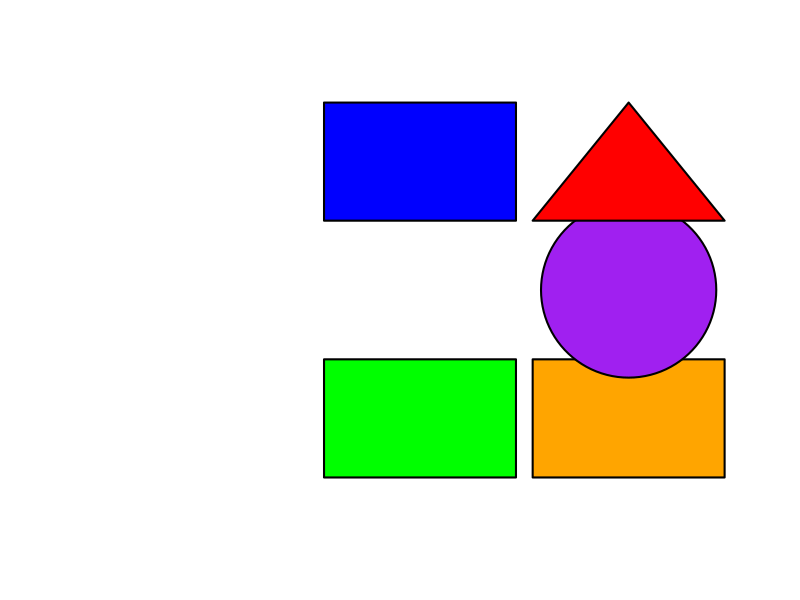
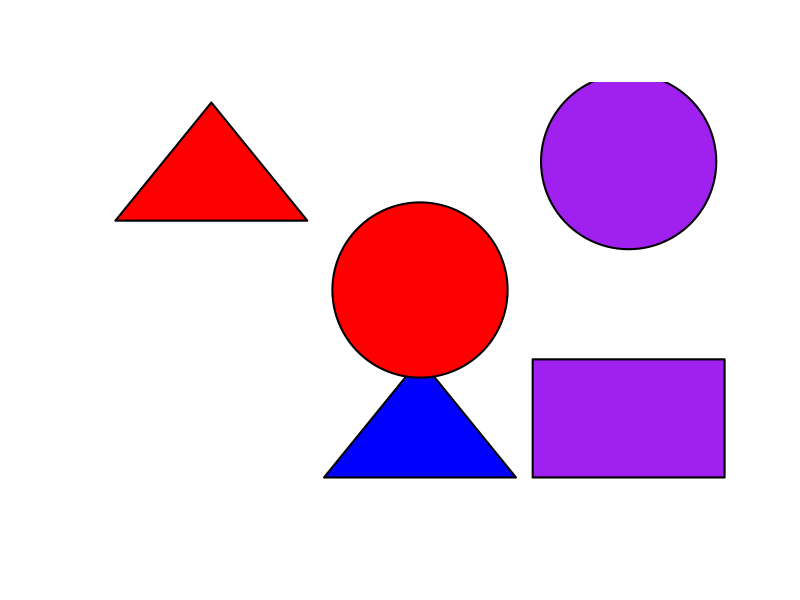
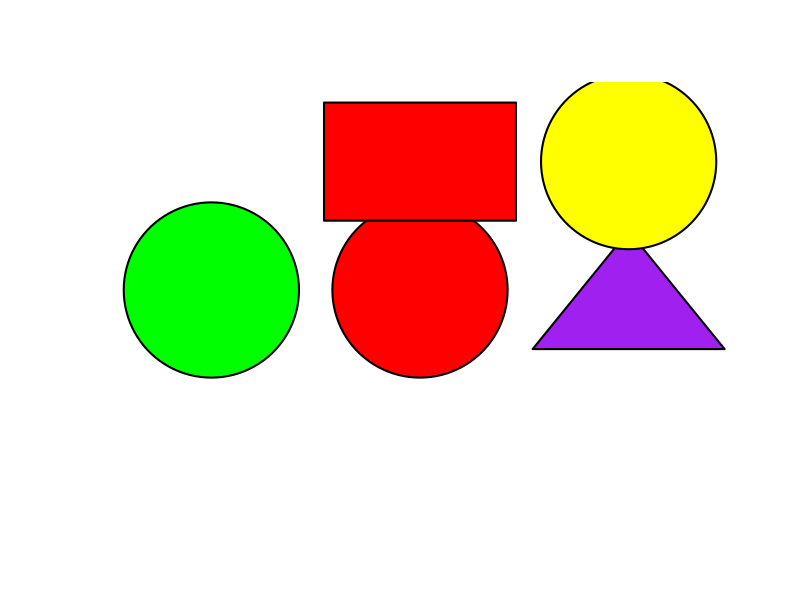
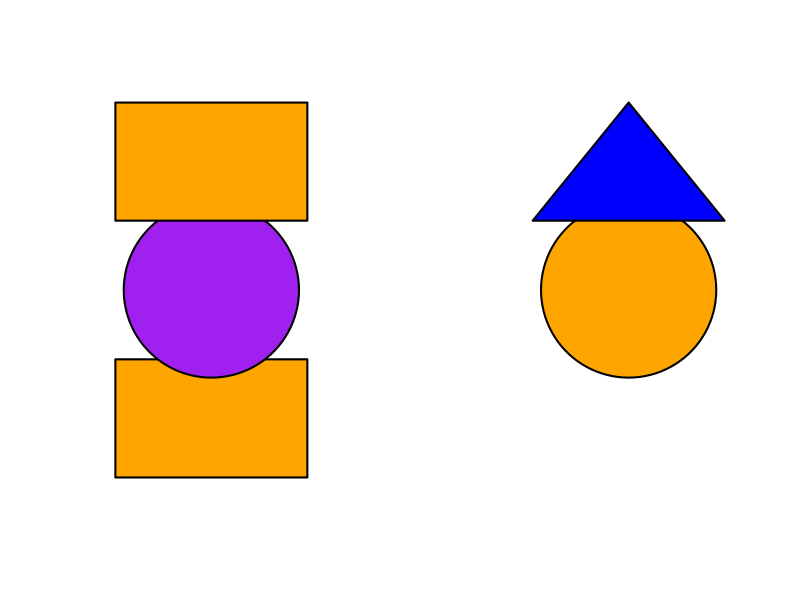
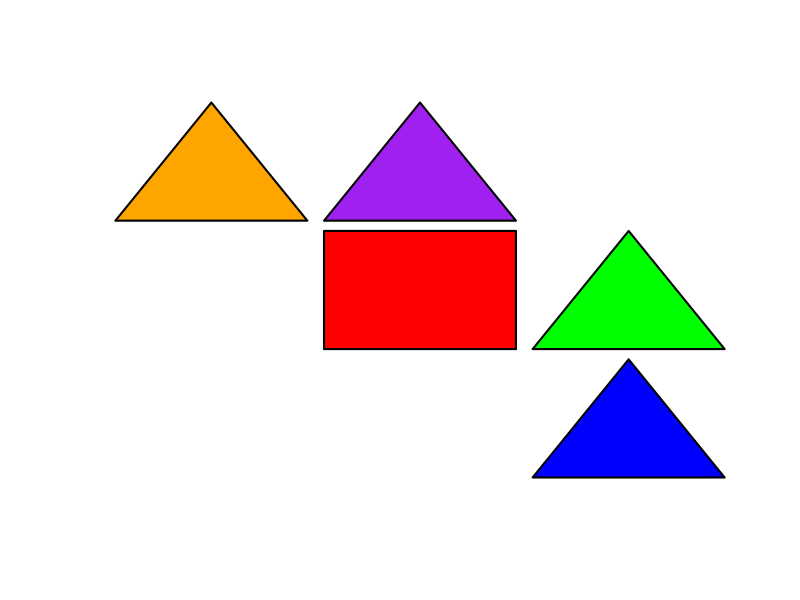
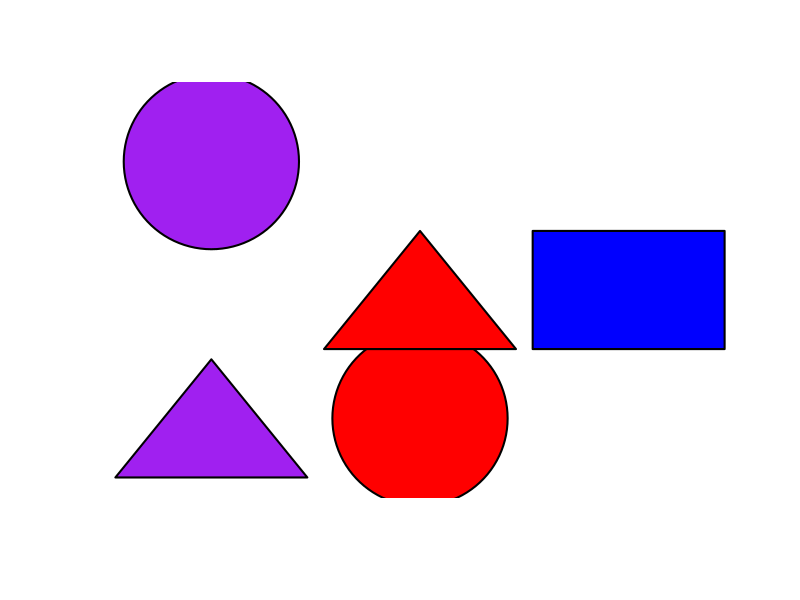
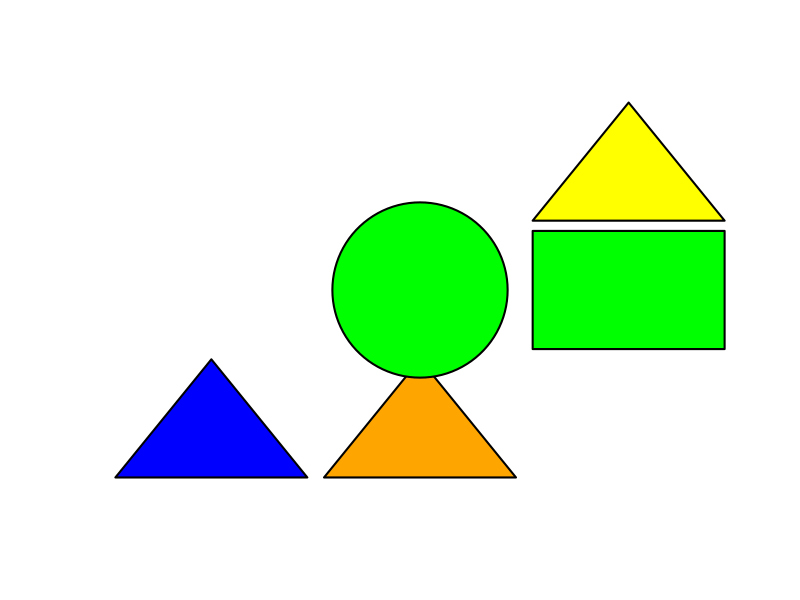
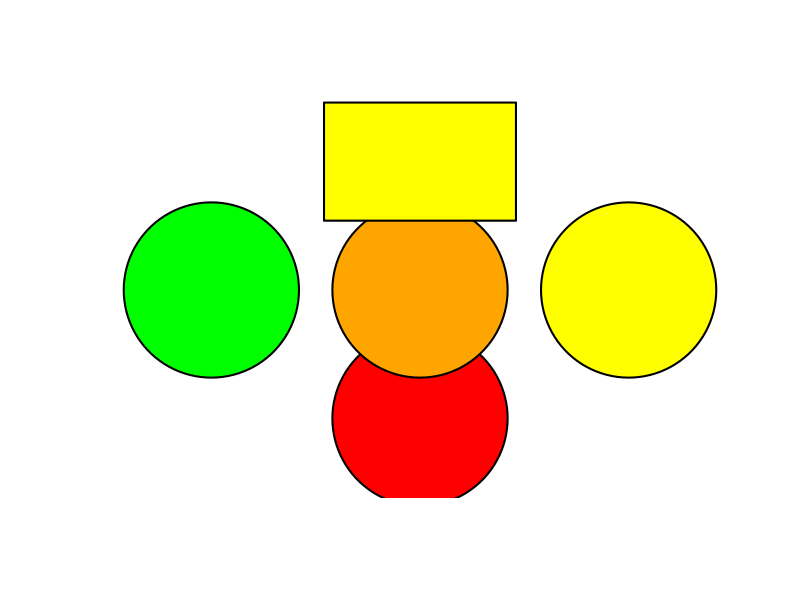

Source code (R) for these figures, in order: (Note: a time limit stopped this script after it produced the figures.)
require(grDevices)
library(plotrix)
library(data.table)

# coordinates & colors ----------------------------------------------------------
# central coordinates
x <- 25
y <- 25
cent_coords_x <- c()
cent_coords_y <- c()
for (i in 1:3){
  for (j in 1:3){
    cent_coords_x <- append(cent_coords_x,x)
    cent_coords_y <- append(cent_coords_y,y)
    x <- x + 50
  }
  y <- y + 50
  x <- 25
}
# corner coordinates
x <- 2
y <- 2
corn_coords_x <- c()
corn_coords_y <- c()
for (i in 1:3){
  for (j in 1:3){
    corn_coords_x <- append(corn_coords_x,x)
    corn_coords_y <- append(corn_coords_y,y)
    x <- x + 50
  }
  y <- y + 50
  x <- 2
}
# colors (szín is hungarian for color, színek is plural)
szinek <- c("red","blue","green","yellow","orange","purple")

# generate prototypes ----------------------------------------------------

for (z in 1:10){
  pict <- c(0,0,0,0,0,0,0,0,0)
  ok <- FALSE
  while (ok == FALSE){
    while (sum(pict == 0) > 4){
      k <- sample(1:9,1)
      if (pict[k] == 0){
        pict[k] <- 1
      }
    }
    # prototypeX - contains arrangement info
    eval(parse(text=paste("prototype",z," <- pict", sep="")))
    # we need to compare current prototype to the rest, so that arrangements are unique
    if (z > 1){
      check <- 0
      for (j in 2:z){
        eval(parse(text=paste("if (all(prototype",z," == prototype",j-1,")){}else{check <- check + 1}", sep="")))
        if (check == z-1){
          ok <- TRUE
        }
      }
    } else {
      ok <- TRUE
    }
  }
  # prototypeXsha - contains shape info (+arrangement)
  eval(parse(text=paste("prototype",z,"sha <- pict", sep="")))
  for (i in 1:9){
    eval(parse(text=paste("if (prototype",z,"sha[i] > 0){prototype",z,"sha[i] <- sample(1:3,1)}", sep="")))
  }
  # prototypeXcol - contains color info (+arrangement)
  eval(parse(text=paste("prototype",z,"col <- pict", sep="")))
  for (i in 1:9){
    eval(parse(text=paste("if (prototype",z,"col[i] > 0){prototype",z,"col[i] <- sample(1:6,1)}", sep="")))
  }
  # coloring always contains the current col info
  eval(parse(text=paste("coloring <- prototype",z,"col", sep="")))
  # pict should now take on the data from shape info
  eval(parse(text=paste("pict <- prototype",z,"sha", sep="")))
  # generate prototype pics
  eval(parse(text=paste("png('prototype",z,".png')", sep="")))
  plot(c(0, 150), c(0, 150), type = "n", xlab = "", ylab = "", main = "", axes=FALSE)
  for (i in 1:9){
    if (pict[i] == 1){
      rect(corn_coords_x[i], corn_coords_y[i], corn_coords_x[i]+46, corn_coords_y[i]+46, col = szinek[coloring[i]], lwd = 2)
    }
    if (pict[i] == 2){
      polygon(c(corn_coords_x[i],corn_coords_x[i]+23,corn_coords_x[i]+46,corn_coords_x[i]),
              c(corn_coords_y[i],corn_coords_y[i]+46, corn_coords_y[i], corn_coords_y[i]),
              xpd = TRUE, col = szinek[coloring[i]], lty = 1, lwd = 2, border = "black")
    }
    if (pict[i] == 3){
      draw.circle(cent_coords_x[i],cent_coords_y[i], radius = 21, col = szinek[coloring[i]], border="black",lty=1,lwd=2)
    }
  }
  dev.off()
}


# generate stimuli from the prototypes later used as familiars -------------------------------------------------------

for (z in 1:5){
  # SAME ARRANGEMENT
  for (i in 1:4){
    # arrangement is from prototypeX
    eval(parse(text=paste("p",z,"sarr",i," <- prototype",z, sep="")))
    # shape generation needs to be controlled
    ok <- FALSE
    while (ok == FALSE){
      # generate shapes
      eval(parse(text=paste("p",z,"sarr",i,"sha <- p",z,"sarr",i, sep="")))
      for (g in 1:9){
        eval(parse(text=paste("if (p",z,"sarr",i,"sha[g] > 0){p",z,"sarr",i,"sha[g] <- sample(1:3,1)}", sep="")))
      }
      # compare shapes to prototype and other stim in grp
      check <- 0
      for (j in 1:i){
        if (j == 1){
          eval(parse(text=paste("if (all(prototype",z,"sha == p",z,"sarr",i,"sha)){}else{check <- check + 1}", sep="")))
        } else {
          eval(parse(text=paste("if (all(p",z,"sarr",i,"sha == p",z,"sarr",j-1,"sha)){}else{check <- check + 1}", sep="")))
        }
        if (check == i){
          ok <- TRUE
        }
      }
    }
    # color generation also needs to be controlled
    ok <- FALSE
    while (ok == FALSE){
      # generate colors
      eval(parse(text=paste("p",z,"sarr",i,"col <- p",z,"sarr",i, sep="")))
      for (g in 1:9){
        eval(parse(text=paste("if (p",z,"sarr",i,"col[g] > 0){p",z,"sarr",i,"col[g] <- sample(1:6,1)}", sep="")))
      }
      # compare colors to prototype and other stim in grp
      check <- 0
      for (j in 1:i){
        if (j == 1){
          eval(parse(text=paste("if (all(prototype",z,"col == p",z,"sarr",i,"col)){}else{check <- check + 1}", sep="")))
        } else {
          eval(parse(text=paste("if (all(p",z,"sarr",i,"col == p",z,"sarr",j-1,"col)){}else{check <- check + 1}", sep="")))
        }
        if (check == i){
          ok <- TRUE
        }
      }
    }
    # generate sarr pict
    # coloring always contains the current col info
    eval(parse(text=paste("coloring <- p",z,"sarr",i,"col", sep="")))
    # pict should now take on the data from shape info
    eval(parse(text=paste("pict <- p",z,"sarr",i,"sha", sep="")))
    eval(parse(text=paste("png('p",z,"sarr",i,".png')", sep="")))
    plot(c(0, 150), c(0, 150), type = "n", xlab = "", ylab = "", main = "", axes=FALSE)
    for (i in 1:9){
      if (pict[i] == 1){
        rect(corn_coords_x[i], corn_coords_y[i], corn_coords_x[i]+46, corn_coords_y[i]+46, col = szinek[coloring[i]], lwd = 2)
      }
      if (pict[i] == 2){
        polygon(c(corn_coords_x[i],corn_coords_x[i]+23,corn_coords_x[i]+46,corn_coords_x[i]),
                c(corn_coords_y[i],corn_coords_y[i]+46, corn_coords_y[i], corn_coords_y[i]),
                xpd = TRUE, col = szinek[coloring[i]], lty = 1, lwd = 2, border = "black")
      }
      if (pict[i] == 3){
        draw.circle(cent_coords_x[i],cent_coords_y[i], radius = 21, col = szinek[coloring[i]], border="black",lty=1,lwd=2)
      }
    }
    dev.off()
  }
  # SAME ARRANGEMENT + COLOR
  for (i in 1:4){
    # arrangement is from prototypeX
    eval(parse(text=paste("p",z,"sarrcol",i," <- prototype",z, sep="")))
    # shape generation needs to be controlled
    ok <- FALSE
    while (ok == FALSE){
      # generate shapes
      eval(parse(text=paste("p",z,"sarrcol",i,"sha <- p",z,"sarrcol",i, sep="")))
      for (g in 1:9){
        eval(parse(text=paste("if (p",z,"sarrcol",i,"sha[g] > 0){p",z,"sarrcol",i,"sha[g] <- sample(1:3,1)}", sep="")))
      }
      # compare shapes to prototype and other stim in grp
      check <- 0
      for (j in 1:i){
        if (j == 1){
          eval(parse(text=paste("if (all(prototype",z,"sha == p",z,"sarrcol",i,"sha)){}else{check <- check + 1}", sep="")))
          for (k in 1:4){
            eval(parse(text=paste("if (all(p",z,"sarrcol",i,"sha == p",z,"sarr",k,"sha)){}else{check <- check + 1}", sep="")))
          }
        } else {
          eval(parse(text=paste("if (all(p",z,"sarrcol",i,"sha == p",z,"sarrcol",j-1,"sha)){}else{check <- check + 1}", sep="")))
        }
        if (check == i+4){
          ok <- TRUE
        }
      }
    }
    # colors are the same as the prototype
    eval(parse(text=paste("p",z,"sarrcol",i,"col <- prototype",z,"col", sep="")))
    # generate sarr pict
    # coloring always contains the current col info
    eval(parse(text=paste("coloring <- p",z,"sarrcol",i,"col", sep="")))
    # pict should now take on the data from shape info
    eval(parse(text=paste("pict <- p",z,"sarrcol",i,"sha", sep="")))
    eval(parse(text=paste("png('p",z,"sarrcol",i,".png')", sep="")))
    plot(c(0, 150), c(0, 150), type = "n", xlab = "", ylab = "", main = "", axes=FALSE)
    for (i in 1:9){
      if (pict[i] == 1){
        rect(corn_coords_x[i], corn_coords_y[i], corn_coords_x[i]+46, corn_coords_y[i]+46, col = szinek[coloring[i]], lwd = 2)
      }
      if (pict[i] == 2){
        polygon(c(corn_coords_x[i],corn_coords_x[i]+23,corn_coords_x[i]+46,corn_coords_x[i]),
                c(corn_coords_y[i],corn_coords_y[i]+46, corn_coords_y[i], corn_coords_y[i]),
                xpd = TRUE, col = szinek[coloring[i]], lty = 1, lwd = 2, border = "black")
      }
      if (pict[i] == 3){
        draw.circle(cent_coords_x[i],cent_coords_y[i], radius = 21, col = szinek[coloring[i]], border="black",lty=1,lwd=2)
      }
    }
    dev.off()
  }
  # SAME ARRANGEMENT + SHAPE
  for (i in 1:4){
    # arrangement is from prototypeX
    eval(parse(text=paste("p",z,"sarrsha",i," <- prototype",z, sep="")))
    # shapes are the same as prototype
    eval(parse(text=paste("p",z,"sarrsha",i,"sha <- prototype",z,"sha", sep="")))
    # color generation needs to be controlled
    ok <- FALSE
    while (ok == FALSE){
      # generate shapes
      eval(parse(text=paste("p",z,"sarrsha",i,"col <- p",z,"sarrsha",i, sep="")))
      for (g in 1:9){
        eval(parse(text=paste("if (p",z,"sarrsha",i,"col[g] > 0){p",z,"sarrsha",i,"col[g] <- sample(1:6,1)}", sep="")))
      }
      # compare shapes to prototype and other stim in grp
      check <- 0
      for (j in 1:i){
        if (j == 1){
          eval(parse(text=paste("if (all(prototype",z,"col == p",z,"sarrsha",i,"col)){}else{check <- check + 1}", sep="")))
          for (k in 1:4){
            eval(parse(text=paste("if (all(p",z,"sarrsha",i,"col == p",z,"sarr",k,"col)){}else{check <- check + 1}", sep="")))
          }
        } else {
          eval(parse(text=paste("if (all(p",z,"sarrsha",i,"col == p",z,"sarrsha",j-1,"col)){}else{check <- check + 1}", sep="")))
        }
        if (check == i+4){
          ok <- TRUE
        }
      }
    }
    # generate sarr pict
    # coloring always contains the current col info
    eval(parse(text=paste("coloring <- p",z,"sarrsha",i,"col", sep="")))
    # pict should now take on the data from shape info
    eval(parse(text=paste("pict <- p",z,"sarrsha",i,"sha", sep="")))
    eval(parse(text=paste("png('p",z,"sarrsha",i,".png')", sep="")))
    plot(c(0, 150), c(0, 150), type = "n", xlab = "", ylab = "", main = "", axes=FALSE)
    for (i in 1:9){
      if (pict[i] == 1){
        rect(corn_coords_x[i], corn_coords_y[i], corn_coords_x[i]+46, corn_coords_y[i]+46, col = szinek[coloring[i]], lwd = 2)
      }
      if (pict[i] == 2){
        polygon(c(corn_coords_x[i],corn_coords_x[i]+23,corn_coords_x[i]+46,corn_coords_x[i]),
                c(corn_coords_y[i],corn_coords_y[i]+46, corn_coords_y[i], corn_coords_y[i]),
                xpd = TRUE, col = szinek[coloring[i]], lty = 1, lwd = 2, border = "black")
      }
      if (pict[i] == 3){
        draw.circle(cent_coords_x[i],cent_coords_y[i], radius = 21, col = szinek[coloring[i]], border="black",lty=1,lwd=2)
      }
    }
    dev.off()
  }
  # SAME ARRANGEMENT + SHAPE + COLOR (~recolor)
  for (i in 1:4){
    # arrangement is from prototypeX
    eval(parse(text=paste("p",z,"sarrshacol",i," <- prototype",z, sep="")))
    # shapes are the same as prototype
    eval(parse(text=paste("p",z,"sarrshacol",i,"sha <- prototype",z,"sha", sep="")))
    # color generation needs to be controlled
    # these stimuli use the same colors as the prototype, but not on the same places
    eval(parse(text=paste("sarrshacol_colors",i," <- unique(prototype",z,"col)", sep="")))
    eval(parse(text=paste("sarrshacol_colors",i," <- sarrshacol_colors",i,"[!sarrshacol_colors",i," == 0]", sep="")))
    eval(parse(text=paste("p",z,"sarrshacol",i,"col <- prototype",z, sep="")))
    for (g in 1:9){
      eval(parse(text=paste("if (p",z,"sarrshacol",i,"col[g] > 0){p",z,"sarrshacol",i,"col[g] <- sample(sarrshacol_colors",i,",1)}", sep="")))
    }
    # generate sarr pict
    # coloring always contains the current col info
    eval(parse(text=paste("coloring <- p",z,"sarrshacol",i,"col", sep="")))
    # pict should now take on the data from shape info
    eval(parse(text=paste("pict <- p",z,"sarrshacol",i,"sha", sep="")))
    eval(parse(text=paste("png('p",z,"sarrshacol",i,".png')", sep="")))
    plot(c(0, 150), c(0, 150), type = "n", xlab = "", ylab = "", main = "", axes=FALSE)
    for (i in 1:9){
      if (pict[i] == 1){
        rect(corn_coords_x[i], corn_coords_y[i], corn_coords_x[i]+46, corn_coords_y[i]+46, col = szinek[coloring[i]], lwd = 2)
      }
      if (pict[i] == 2){
        polygon(c(corn_coords_x[i],corn_coords_x[i]+23,corn_coords_x[i]+46,corn_coords_x[i]),
                c(corn_coords_y[i],corn_coords_y[i]+46, corn_coords_y[i], corn_coords_y[i]),
                xpd = TRUE, col = szinek[coloring[i]], lty = 1, lwd = 2, border = "black")
      }
      if (pict[i] == 3){
        draw.circle(cent_coords_x[i],cent_coords_y[i], radius = 21, col = szinek[coloring[i]], border="black",lty=1,lwd=2)
      }
    }
    dev.off()
  }
}


# generata fully novels from prototypes 6-10 ---------------------------------------------------

for (z in 6:10){
  for (i in 1:4){
    # arrangement is from prototypeX
    eval(parse(text=paste("p",z,"sarr",i," <- prototype",z, sep="")))
    # shape generation needs to be controlled
    ok <- FALSE
    while (ok == FALSE){
      # generate shapes
      eval(parse(text=paste("p",z,"sarr",i,"sha <- p",z,"sarr",i, sep="")))
      for (g in 1:9){
        eval(parse(text=paste("if (p",z,"sarr",i,"sha[g] > 0){p",z,"sarr",i,"sha[g] <- sample(1:3,1)}", sep="")))
      }
      # compare shapes to prototype and other stim in grp
      check <- 0
      for (j in 1:i){
        if (j == 1){
          eval(parse(text=paste("if (all(prototype",z,"sha == p",z,"sarr",i,"sha)){}else{check <- check + 1}", sep="")))
        } else {
          eval(parse(text=paste("if (all(p",z,"sarr",i,"sha == p",z,"sarr",j-1,"sha)){}else{check <- check + 1}", sep="")))
        }
        if (check == i){
          ok <- TRUE
        }
      }
    }
    # color generation also needs to be controlled
    ok <- FALSE
    while (ok == FALSE){
      # generate colors
      eval(parse(text=paste("p",z,"sarr",i,"col <- p",z,"sarr",i, sep="")))
      for (g in 1:9){
        eval(parse(text=paste("if (p",z,"sarr",i,"col[g] > 0){p",z,"sarr",i,"col[g] <- sample(1:6,1)}", sep="")))
      }
      # compare colors to prototype and other stim in grp
      check <- 0
      for (j in 1:i){
        if (j == 1){
          eval(parse(text=paste("if (all(prototype",z,"col == p",z,"sarr",i,"col)){}else{check <- check + 1}", sep="")))
        } else {
          eval(parse(text=paste("if (all(p",z,"sarr",i,"col == p",z,"sarr",j-1,"col)){}else{check <- check + 1}", sep="")))
        }
        if (check == i){
          ok <- TRUE
        }
      }
    }
    # generate sarr pict
    # coloring always contains the current col info
    eval(parse(text=paste("coloring <- p",z,"sarr",i,"col", sep="")))
    # pict should now take on the data from shape info
    eval(parse(text=paste("pict <- p",z,"sarr",i,"sha", sep="")))
    eval(parse(text=paste("png('p",z,"sarr",i,".png')", sep="")))
    plot(c(0, 150), c(0, 150), type = "n", xlab = "", ylab = "", main = "", axes=FALSE)
    for (i in 1:9){
      if (pict[i] == 1){
        rect(corn_coords_x[i], corn_coords_y[i], corn_coords_x[i]+46, corn_coords_y[i]+46, col = szinek[coloring[i]], lwd = 2)
      }
      if (pict[i] == 2){
        polygon(c(corn_coords_x[i],corn_coords_x[i]+23,corn_coords_x[i]+46,corn_coords_x[i]),
                c(corn_coords_y[i],corn_coords_y[i]+46, corn_coords_y[i], corn_coords_y[i]),
                xpd = TRUE, col = szinek[coloring[i]], lty = 1, lwd = 2, border = "black")
      }
      if (pict[i] == 3){
        draw.circle(cent_coords_x[i],cent_coords_y[i], radius = 21, col = szinek[coloring[i]], border="black",lty=1,lwd=2)
      }
    }
    dev.off()
  }
}


# stimdata to csv ---------------------------------------------------------
# create a csv which contains all the data of the pictures

remove(cent_coords_x, cent_coords_y, corn_coords_x, corn_coords_y, check, coloring, i, j, k, g,ok,x,y,z,szinek,sarrshacol_colors1, sarrshacol_colors2, sarrshacol_colors3, sarrshacol_colors4, pict)
data <- ls()

dt <- data.table(pict = "start",
                 V1 = 1,
                 V2 = 1,
                 V3 = 1,
                 V4 = 1,
                 V5 = 1,
                 V6 = 1,
                 V7 = 1,
                 V8 = 1,
                 V9 = 1)
temp <- dt
for (i in 1:329){
  dt <- rbind(dt, temp)
}

for (i in 1:length(data)){
  eval(parse(text=paste("dt[i,1] <- data[i]", sep="")))
  for (j in 2:10){
    eval(parse(text=paste("dt[i,j] <- ",data[i],"[j-1]", sep="")))
  }
}

write.csv(dt,"picturedata.csv", row.names = FALSE)
